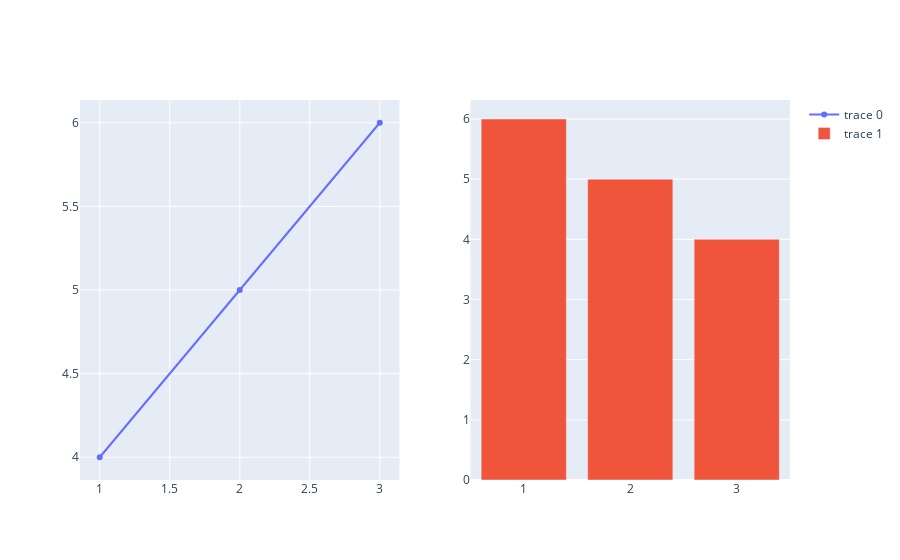

The cell this chart's notebook holds for it:
### Markdown cell above
# Plotly Subplots

Subplots allow you to display multiple plots in a single figure, which is useful for comparing different but related datasets.

### Code cell
import plotly.graph_objects as go
from plotly.subplots import make_subplots

# Creating a subplot layout with 1 row and 2 columns
fig = make_subplots(rows=1, cols=2)  # Initialize a figure with subplots

# Adding a scatter plot to the first subplot
fig.add_trace(
    go.Scatter(x=[1, 2, 3], y=[4, 5, 6]),  # Scatter plot data
    row=1, col=1  # Position in the subplot grid
)

# Adding a bar plot to the second subplot
fig.add_trace(
    go.Bar(x=[1, 2, 3], y=[6, 5, 4]),  # Bar plot data
    row=1, col=2  # Position in the subplot grid
)

fig.show()  # Display the figure

### Figure 1 — Plotly figure (JSON) as saved in the notebook; plotly's stock layout.template omitted (floating-point values rounded to 4 significant figures)
{"data": [{"type": "scatter", "x": [1, 2, 3], "xaxis": "x", "y": [4, 5, 6], "yaxis": "y"}, {"type": "bar", "x": [1, 2, 3], "xaxis": "x2", "y": [6, 5, 4], "yaxis": "y2"}], "layout": {"xaxis": {"anchor": "y", "domain": [0, 0.45]}, "xaxis2": {"anchor": "y2", "domain": [0.55, 1]}, "yaxis": {"anchor": "x", "domain": [0, 1]}, "yaxis2": {"anchor": "x2", "domain": [0, 1]}}}
